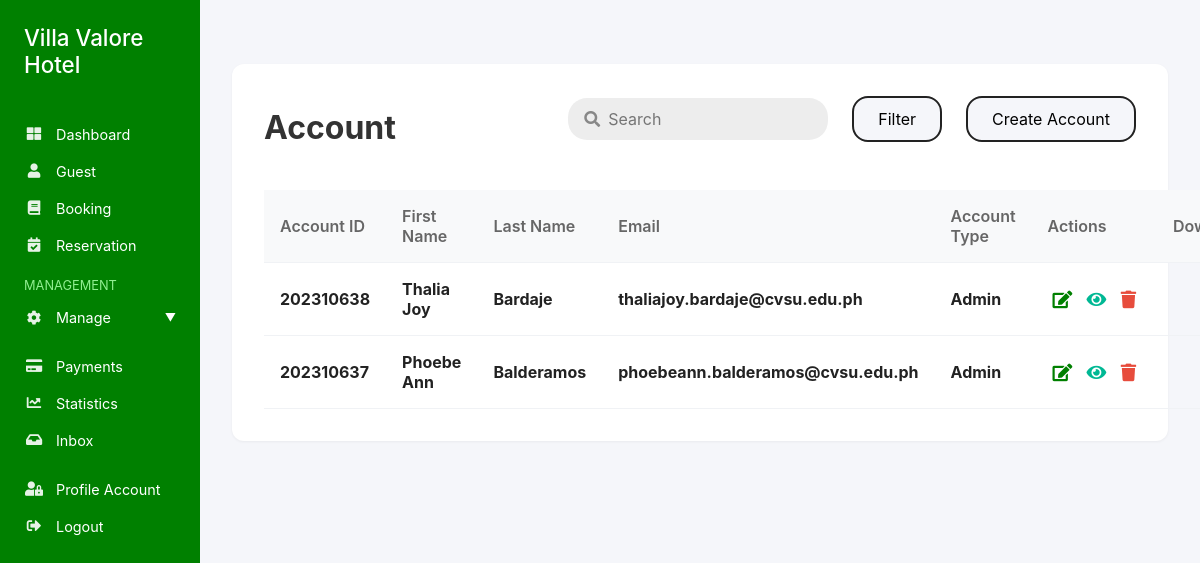
Screenshot of /admin/account.php with the database file from the repository.
### tables this page shows
CREATE TABLE `account` (
  `accountID` int(11) NOT NULL,
  `FirstName` varchar(255) NOT NULL,
  `LastName` varchar(255) NOT NULL,
  `Email` varchar(255) NOT NULL,
  `Password` varchar(255) NOT NULL,
  `PhoneNumber` bigint(11) NOT NULL,
  `AccountType` enum('','Staff','Admin','') NOT NULL,
  `Status` enum('Active','Inactive','','') NOT NULL
);

### admin/account.php (the view, shortened to what this page needs)
<?php
include 'connections.php';
$where = [];
$params = [];
if (count($where) > 0) {
  $sql = "SELECT * FROM account WHERE " . implode(' AND ', $where) . " ORDER BY accountID DESC";
  $stmt = $conn->prepare($sql);
  if ($params) {
    $types = str_repeat('s', count($params));
    $stmt->bind_param($types, ...$params);
  }
  $stmt->execute();
  $resResult = $stmt->get_result();
} else {
  $resQuery = "SELECT * FROM account ORDER BY accountID DESC";
  $resResult = $conn->query($resQuery);
}
?>
<!DOCTYPE html>
<html lang="en">
<head>
  <link rel="stylesheet" href="https://cdnjs.cloudflare.com/ajax/libs/font-awesome/5.15.4/css/all.min.css">
</head>
<body>
  <div class="sidebar">
    <h4 class="sidebar-title">Villa Valore Hotel</h4>
    <div class="nav-section">
      <a class="nav-link" href="index.php"><i class="fas fa-th-large"></i>Dashboard</a>
      <a class="nav-link" href="student.php"><i class="fas fa-user"></i>Guest</a>
      <a class="nav-link" href="booking.php"><i class="fas fa-book"></i>Booking</a>
      <a class="nav-link" href="reservation.php"><i class="fas fa-calendar-check"></i>Reservation</a>
    </div>
    <div class="nav-section">
      <div class="management-label">MANAGEMENT</div>
      <div class="nav-link toggle-btn" onclick="toggleMenu('management')">
        <div><i class="fas fa-cog"></i>Manage</div>
      </div>
    </div>
    <div class="nav-section">
      <a class="nav-link" href="payment.php"><i class="fas fa-credit-card"></i>Payments</a>
      <a class="nav-link" href="statistics.php"><i class="fas fa-chart-line"></i>Statistics</a>
      <a class="nav-link" href="inbox.php"><i class="fas fa-inbox"></i>Inbox</a>
    </div>
    <div class="nav-section">
      <a class="nav-link" href="profile.php"><i class="fas fa-user-lock"></i>Profile Account</a>
      <a class="nav-link" href="logout.php"><i class="fas fa-sign-out-alt"></i>Logout</a>
    </div>
  </div>
  <div class="main-content">
    <div class="reservation-section">
      <div style="display: flex; align-items: center; justify-content: space-between; margin-bottom: 1.5rem;">
        <h1 style="margin-bottom: 0; border-bottom: 4px solid rgb(255, 255, 255); display: inline-block; padding-bottom: 0.2rem;">Account</h1>
        <div class="search-filter-bar">
          <div class="search-wrapper">
            <i class="fas fa-search search-icon"></i>
            <input type="text" id="searchInput" class="search-input" placeholder="Search">
          </div>
          <div style="position: relative;">
            <button class="filter-btn" id="filterBtn">Filter</button>
          </div>
          <button class="create-btn" id="createBtn">Create Account</button>
        </div>
      </div>
      <table class="reservation-table">
        <thead>
          <tr>
            <th>Account ID</th>
            <th>First Name</th>
            <th>Last Name</th>
            <th>Email</th>
            <th>Account Type</th>
            <th>Actions</th>
            <th>Download</th>
          </tr>
        </thead>
        <tbody>
        <?php if ($resResult && $resResult->num_rows > 0): ?>
          <?php while($row = $resResult->fetch_assoc()): ?>
          <tr data-id="<?php echo $row['accountID']; ?>">
            <td><b><?php echo $row['accountID']; ?></b></td>
            <td><b><?php echo htmlspecialchars($row['FirstName']); ?></b></td>
            <td><b><?php echo htmlspecialchars($row['LastName']); ?></b></td>
            <td><b><?php echo htmlspecialchars($row['Email']); ?></b></td>
            <td><b><?php echo htmlspecialchars($row['AccountType']); ?></b></td>
            <td>
              <div class="action-group">
                <button type="button" class="action-btn edit-btn"
                  data-id="<?php echo $row['accountID']; ?>"
                  data-firstname="<?php echo htmlspecialchars($row['FirstName']); ?>"
                  data-lastname="<?php echo htmlspecialchars($row['LastName']); ?>"
                  data-email="<?php echo htmlspecialchars($row['Email']); ?>"
                  data-password="<?php echo htmlspecialchars($row['Password']); ?>"
                  data-phonenumber="<?php echo htmlspecialchars($row['PhoneNumber']); ?>"
                  data-accounttype="<?php echo htmlspecialchars($row['AccountType']); ?>"
                  data-status="<?php echo htmlspecialchars($row['Status']); ?>"
                ><i class="fas fa-edit"></i></button>
                <button type="button" class="action-btn view-btn"
                  data-id="<?php echo $row['accountID']; ?>"
                  data-firstname="<?php echo htmlspecialchars($row['FirstName']); ?>"
                  data-lastname="<?php echo htmlspecialchars($row['LastName']); ?>"
                  data-email="<?php echo htmlspecialchars($row['Email']); ?>"
                  data-password="<?php echo htmlspecialchars($row['Password']); ?>"
                  data-phonenumber="<?php echo htmlspecialchars($row['PhoneNumber']); ?>"
                  data-accounttype="<?php echo htmlspecialchars($row['AccountType']); ?>"
                  data-status="<?php echo htmlspecialchars($row['Status']); ?>"
                ><i class="fas fa-eye"></i></button>
                <button type="button" class="action-btn delete-btn"
                  data-id="<?php echo $row['accountID']; ?>"
                ><i class="fas fa-trash"></i></button>
              </div>
            </td>
            <td>
              <button class="download-table-btn" title="Download Table" onclick="showDownloadModal(event)">
              </button>
            </td>
          </tr>
          <?php endwhile; ?>
        <?php else: ?>
          <tr><td colspan="6">No accounts found.</td></tr>
        <?php endif; ?>
        </tbody>
      </table>
    </div>
  </div>
</body>
</html>

### admin/account.php (style rules this page uses)
:root { --theme-green: #008000; --theme-green-dark: #005c00; --theme-green-light: #90ee90; --action-edit: #008000; --action-view: #00b894; --action-delete: #e74c3c; }
* { margin: 0; padding: 0; box-sizing: border-box; font-family: 'Inter', sans-serif; }
body { background-color: #f5f6fa; display: flex; }
.sidebar { width: 200px; background: var(--theme-green); min-height: 100vh; padding: 0.5rem; color: white; position: fixed; left: 0; top: 0; bottom: 0; transition: left 0.3s, box-shadow 0.3s; z-index: 1000; }
.sidebar-title { color: white; font-size: 1.4rem; font-weight: 500; margin-bottom: 1.5rem; padding: 1rem; }
.nav-section { margin-bottom: 1rem; }
.nav-link { display: flex; align-items: center; padding: 0.5rem 1rem; color: white; text-decoration: none; font-size: 0.9rem; margin-bottom: 0.25rem; transition: background-color 0.2s; }
.nav-link i { margin-right: 0.75rem; width: 20px; text-align: center; opacity: 0.9; }
.management-label { color: var(--theme-green-light); font-size: 0.8em; margin: 1rem 0 0.5rem 1rem; }
.toggle-btn { display: flex; align-items: center; justify-content: space-between; cursor: pointer; }
.toggle-btn::after { content: '▼'; font-size: 0.7rem; margin-left: 0.5rem; }
.main-content { flex: 1; padding: 2rem; margin-left: 200px; overflow-x: hidden; transition: margin-left 0.3s; }
.reservation-section { max-width: 1200px; margin: 2rem auto; background: #fff; border-radius: 12px; box-shadow: 0 1px 3px rgba(0,0,0,0.05); padding: 2rem; }
h1 { font-size: 2rem; margin-bottom: 1.5rem; color: #333; }
.reservation-table { width: 100%; border-collapse: collapse; }
.reservation-table th, .reservation-table td { padding: 1rem; border-bottom: 1px solid #f0f2f5; text-align: left; }
.reservation-table th { background: #f8f9fa; color: #666; font-weight: 600; }
.reservation-table td { color: #222; font-weight: 500; }
.action-group { display: flex; gap: 0.3rem; justify-content: center; align-items: center; }
.action-btn { display: inline-flex; align-items: center; justify-content: center; border: none; outline: none; border-radius: 50%; padding: 0.3rem; font-size: 1.1rem; background: none; cursor: pointer; transition: background 0.18s, color 0.18s; box-shadow: none; }
.action-btn.edit-btn i { color: var(--action-edit); }
.action-btn.view-btn i { color: var(--action-view); }
.action-btn.delete-btn i { color: var(--action-delete); }
.action-btn i { font-size: 1em; margin: 0; }
.reservation-table td:nth-child(6) { text-align: center; vertical-align: middle; }
.search-filter-bar { display: flex; align-items: center; gap: 1rem; margin-bottom: 1.5rem; }
.search-input { padding: 0.7rem 2.5rem 0.7rem 2.5rem; border-radius: 1.2rem; border: none; background: #ededed; font-size: 1rem; width: 260px; outline: none; }
.search-icon { position: absolute; left: 1rem; top: 50%; transform: translateY(-50%); color: #888; }
.search-wrapper { position: relative; display: flex; align-items: center; }
.filter-btn, .create-btn { padding: 0.7rem 1.5rem; border-radius: 1rem; border: 2px solid #222; background: #f5f6fa; font-size: 1rem; cursor: pointer; margin-left: 0.5rem; transition: background 0.2s, color 0.2s; }
.download-table-btn { background: none; border: none; color: #008000; border-radius: 50%; padding: 0.3rem; font-size: 1.1rem; cursor: pointer; display: flex; align-items: center; justify-content: center; transition: background 0.2s, color 0.2s; margin: 0 auto; }
.reservation-table td:last-child { text-align: center; vertical-align: middle; }

### rows the page displays
account: accountID "202310638", FirstName "Thalia Joy", LastName "Bardaje", Email "thaliajoy.bardaje@cvsu.edu.ph", AccountType "Admin"
account: accountID "202310637", FirstName "Phoebe Ann", LastName "Balderamos", Email "phoebeann.balderamos@cvsu.edu.ph", AccountType "Admin"
